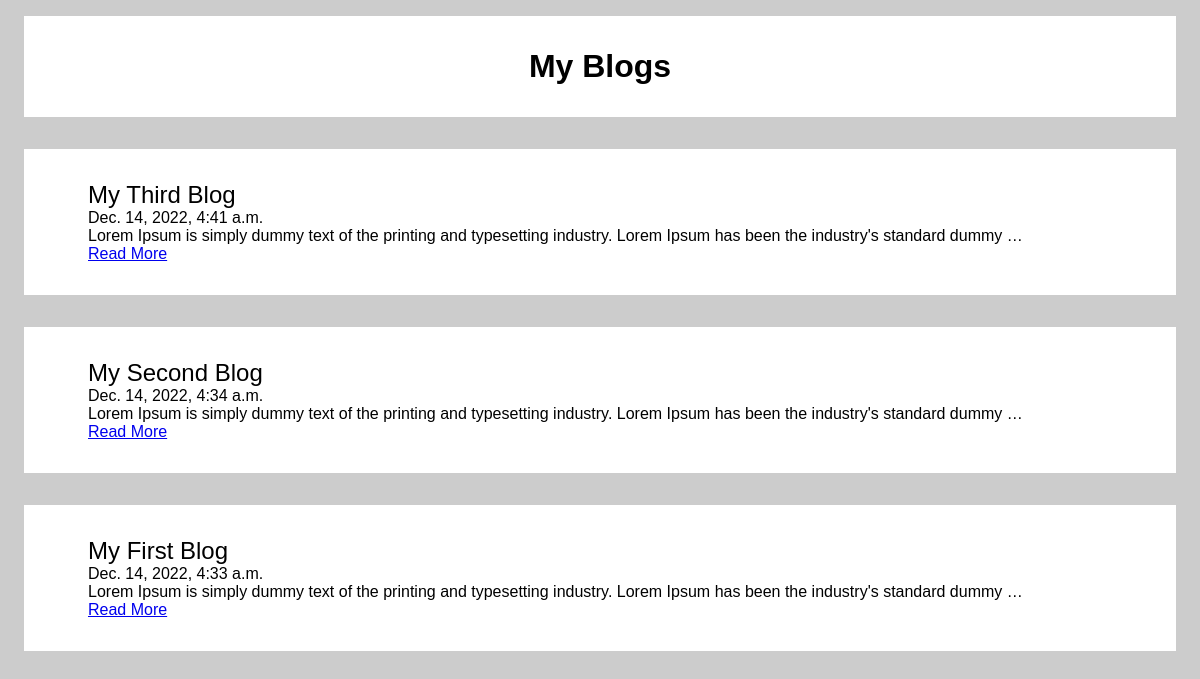
The page / on the database its author committed.
### blogs/models.py (models this page shows)
class Blog(models.Model):
    title = models.CharField(max_length=100)
    body = models.CharField(max_length=500)
    created_at = models.DateTimeField(default=datetime.now, blank=True)

### blogs/views.py (the view)
# urls.py: path("", views.index, name="index" ),
def index(request):
    blogs = Blog.objects.all()
    return render(request, 'index.html', {'blogs':blogs})

### templates/index.html (shortened to what this page needs)
{%load static%}
<!DOCTYPE html>
<html lang="en">
<head>
    <link rel="stylesheet" href="{%static 'style.css'%}">
</head>
<body>
    <main class="container">
        <span>My Blogs</span>
    </main>
    <section class="blogs">
        {% for blog in blogs reversed %}
        <div class="blog">
            <span class="title">{{blog.title}}</span>
            <span class="date">{{blog.created_at}}</span>
            <span class="body">{{blog.body|truncatewords:20}}</span>
            <a href="/blog/{{blog.id}}">Read More</a>
        </div>
        {% endfor %}
    </section>
</body>
</html>

### static/style.css (style rules this page uses)
body { background-color: #ccc; font-family: "Trebuchet MS", "Lucida Sans Unicode", "Lucida Grande", "Lucida Sans", Arial, sans-serif; }
.container { background-color: white; display: flex; justify-content: center; align-items: center; padding: 2rem 0; margin: 1rem; font-size: 2rem; font-weight: bold; }
.blogs { display: flex; flex-direction: column; }
.blog { background-color: white; display: flex; flex-direction: column; margin: 1rem; padding: 2rem 4rem; }
.title { font-size: 1.5rem; }

### rows shown on the page
Blog: title "My Third Blog", created_at "Dec. 14, 2022, 4:41 a.m.", body "Lorem Ipsum is simply dummy text of the printing and typesetting industry. Lorem Ipsum has been the industry's standard dummy …"
Blog: title "My Second Blog", created_at "Dec. 14, 2022, 4:34 a.m.", body "Lorem Ipsum is simply dummy text of the printing and typesetting industry. Lorem Ipsum has been the industry's standard dummy …"
Blog: title "My First Blog", created_at "Dec. 14, 2022, 4:33 a.m.", body "Lorem Ipsum is simply dummy text of the printing and typesetting industry. Lorem Ipsum has been the industry's standard dummy …"
